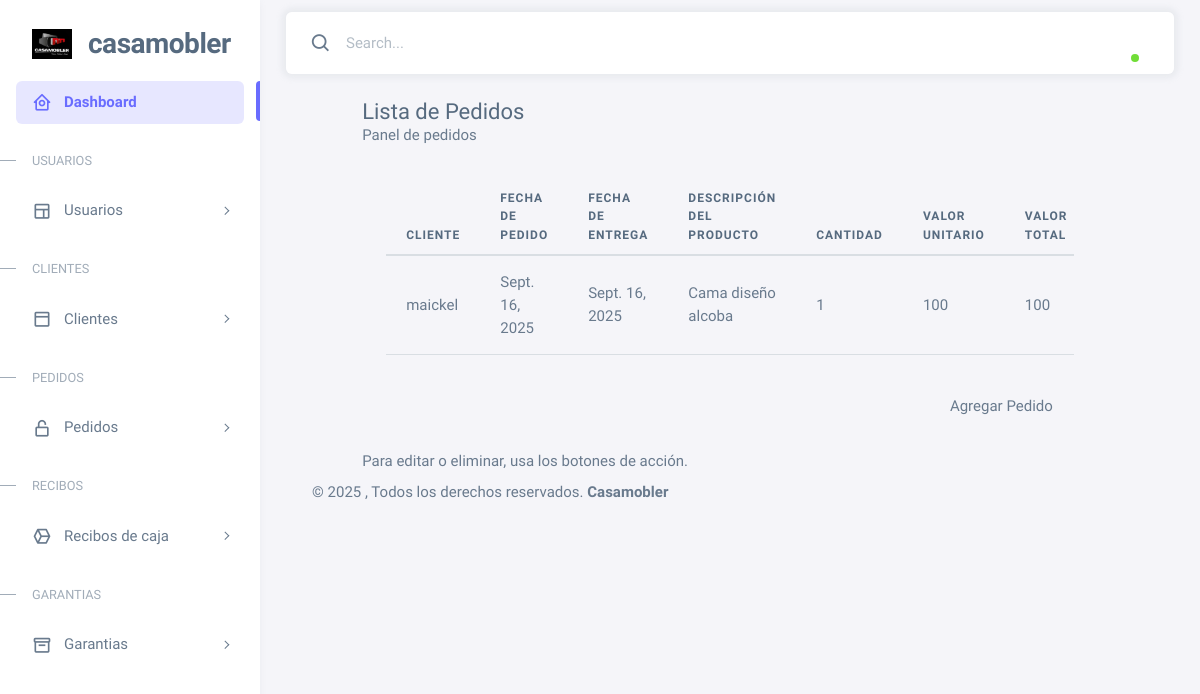
/pedidos/lista/, run on an earlier commit of the app's database.
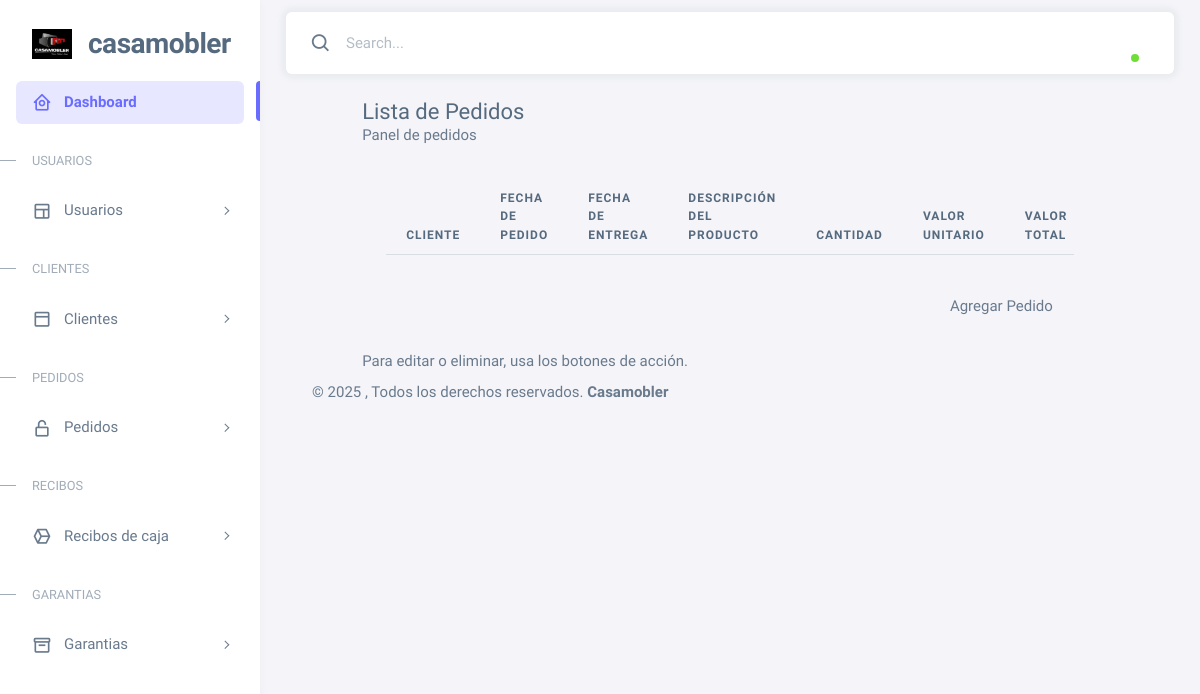
And on a later commit of the database.
### Casamobler/models.py (models this page shows, shortened)
class Pedido(models.Model):
    cliente = models.ForeignKey(Cliente, on_delete=models.CASCADE, null=True, blank=True, verbose_name="ID_Cliente")
    fecha_pedido = models.DateField(null=True, blank=True, verbose_name="Fecha_Pedido")
    fecha_entrega = models.DateField(null=True, blank=True, verbose_name="Fecha_Entrega")
    descripcion_producto = models.CharField(max_length=200, null=True, blank=True, verbose_name="Descripción_Producto")
    cantidad = models.IntegerField(null=True, blank=True, verbose_name="Cantidad")
    valor_unitario = models.DecimalField(max_digits=10, decimal_places=0, null=True, blank=True, verbose_name="Valor_Unitario")
    valor_total = models.DecimalField(max_digits=10, decimal_places=0, null=True, blank=True, verbose_name="Valor_Total")
    responsable = models.ForeignKey('Usuario', on_delete=models.SET_NULL, null=True, blank=True, verbose_name="Responsable")
    def saldo_pendiente(self):
        total_pagado = sum(
            recibo.valor_abonado or 0
            for recibo in self.recibocaja_set.all()
        )
        if self.valor_total:
            return self.valor_total - total_pagado
        return None

class Cliente(models.Model):
    p_nombrec = models.CharField(max_length=100, null=True, blank=True)
    s_nombrec = models.CharField(max_length=100, null=True, blank=True)
    p_apellidoc = models.CharField(max_length=100, null=True, blank=True)
    s_apellidoc = models.CharField(max_length=100, null=True, blank=True)
    documento_id = models.DecimalField(max_digits=11, decimal_places=0, null=True, blank=True)
    direccion = models.TextField(null=True, blank=True)
    telefono = models.DecimalField(max_digits=10, decimal_places=0, null=True, blank=True)
    correo_electronico = models.CharField(max_length=100, null=True, blank=True)

### Casamobler/views.py (the view)
# urls.py: path('pedidos/lista/', views.lista_pedido, name='lista_pedido'),
def lista_pedido(request):
    return render(request, 'pedido/lista_pedido.html', {'pedidos': Pedido.objects.all()})

### Casamobler/templates/pedido/lista_pedido.html (shortened to what this page needs)
{% extends 'base.html' %}
{% load static %}
{% block content %}
<div class="row justify-content-center">
    <div class="col-md-10">
        <div class="custom-list-card">
            <div class="custom-list-header">
                <h4 class="mb-0"> Lista de Pedidos</h4>
                <span class="fs-6">Panel de pedidos</span>
            </div>
            <div class="card-body p-4">
                <div class="table-responsive mt-2">
                    <table class="table custom-table align-middle">
                        <thead>
                            <tr>
                                <th>Cliente</th>
                                <th>Fecha de Pedido</th>
                                <th>Fecha de Entrega</th>
                                <th>Descripción del Producto</th>
                                <th>Cantidad</th>
                                <th>Valor Unitario</th>
                                <th>Valor Total</th>
                            </tr>
                        </thead>
                        <tbody>
                            {% for pedido in pedidos %}
                            <tr>
                                <td>{{ pedido.cliente.p_nombrec }}</td>
                                <td>{{ pedido.fecha_pedido }}</td>
                                <td>{{ pedido.fecha_entrega }}</td>
                                <td>{{ pedido.descripcion_producto }}</td>
                                <td>{{ pedido.cantidad }}</td>
                                <td>{{ pedido.valor_unitario }}</td>
                                <td>{{ pedido.valor_total }}</td>
                            </tr>
                            {% endfor %}
                        </tbody>
                    </table>
                </div>
                <div class="text-end mt-3">
                    <a class="btn btn-custom add-btn" href="{% url 'crear_pedido' %}">
                         Agregar Pedido
                    </a>
                </div>
            </div>
            <div class="custom-list-footer">
                Para editar o eliminar, usa los botones de acción.
            </div>
        </div>
    </div>
</div>
{% endblock %}

What changed in the data, as far as the page shows it:
removed Pedido: cliente.p_nombrec "maickel", fecha_pedido "Sept. 16, 2025", fecha_entrega "Sept. 16, 2025", descripcion_producto "Cama diseño alcoba", cantidad "1", valor_unitario "100", valor_total "100"
